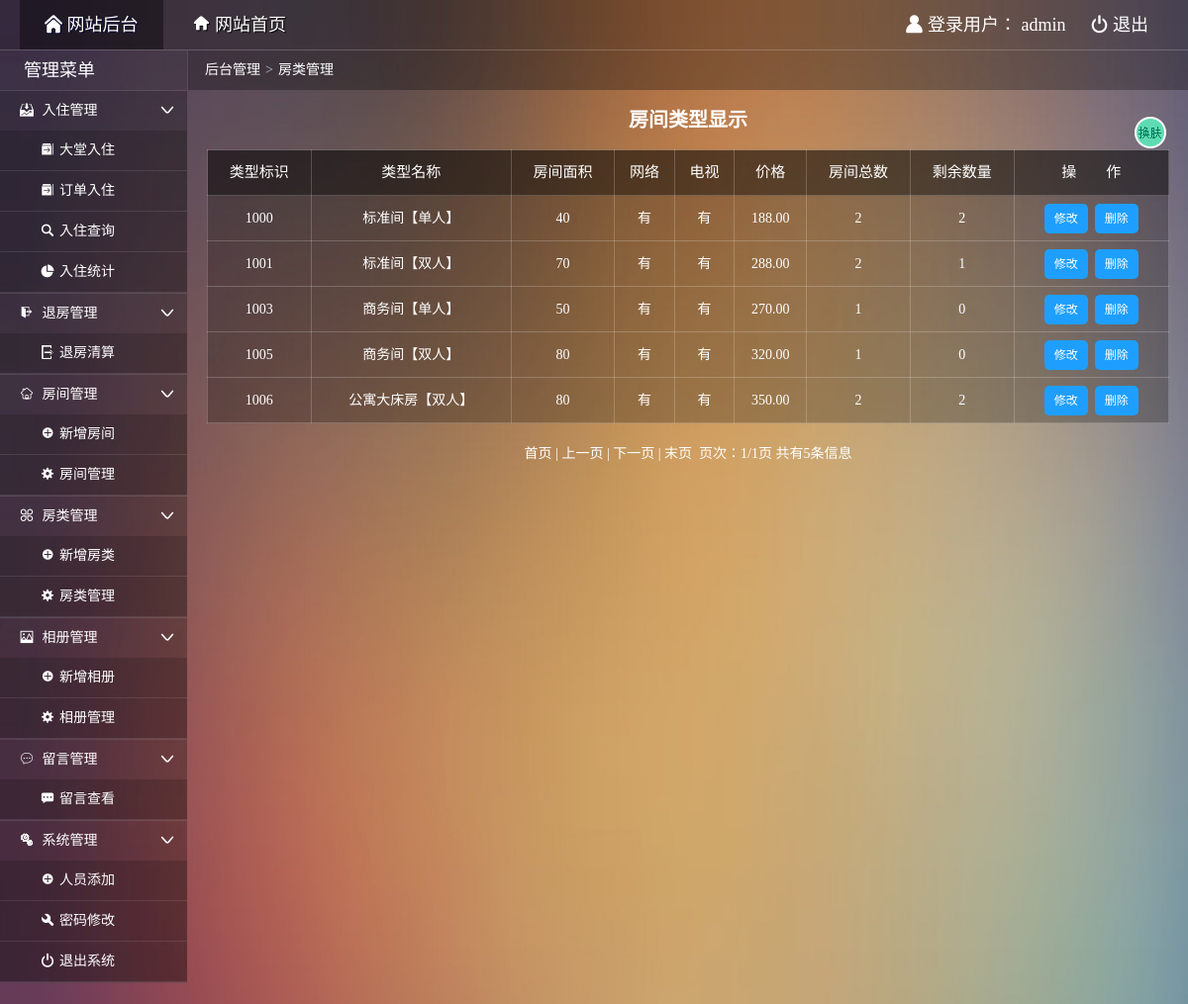
The page /admin/admin_rtypemgr.php (signed in) on the database its author committed.
### tables this page shows
CREATE TABLE IF NOT EXISTS `roomtype` (
  `typeid` int(4) NOT NULL auto_increment COMMENT '类型标识',
  `typename` varchar(20) NOT NULL COMMENT '类型名称',
  `area` varchar(2) NOT NULL COMMENT '房间面积',
  `hasNet` char(1) NOT NULL default '有' COMMENT '网络',
  `hasTV` char(1) NOT NULL default '有' COMMENT '有线电视',
  `price` decimal(8,2) NOT NULL COMMENT '价格',
  `totalnum` int(4) NOT NULL COMMENT '房间数量',
  `leftnum` int(4) NOT NULL COMMENT '剩余数量',
  PRIMARY KEY  (`typeid`)
);

### admin/admin_rtypemgr.php (the view, shortened to what this page needs)
<!doctype html>
<html>
<head>
  <link rel="stylesheet" type="text/css" href="css/common.css"/>
  <link rel="stylesheet" type="text/css" href="css/main.css"/>
</head>
<body>
  <div class="topbar-wrap white">
    <div class="topbar-inner clearfix">
      <div class="topbar-logo-wrap clearfix">
        <ul class="navbar-list clearfix">
          <li><a class="on" href="admin_index.php"><i class="icon-font">&#xe622;</i> 网站后台</a></li>
          <li><a href="../index.php" target="_blank"><i class="icon-font">&#xe681;</i> 网站首页</a></li>
        </ul>
      </div>
      <div class="top-info-wrap">
        <ul class="top-info-list clearfix">
          <li><i class="icon-font">&#xe607;</i> 登录用户：
            <?php
            if($_SESSION["aname"]){
              echo $_SESSION["aname"];
            }else{
              header("location:index.php");
              exit;
            }
            ?>
            </li>
          <li><a href="admin_logout.php"><i class="icon-font">&#xe638;</i> 退出</a></li>
        </ul>
      </div>
    </div>
  </div>
  <div class="container clearfix">
    <div class="main-wrap">
      <div class="crumb-wrap">
        <div class="crumb-list"><i class="icon-font"></i><a href="admin_index.php">后台管理</a><span class="crumb-step">&gt;</span><span class="crumb-name">房类管理</span></div>
      </div>
      <div class="search-wrap">房间类型显示</div>
      <div class="result-wrap">
        <div class="result-content">
          <table class="result-tab" width="100%">
            <tr>
              <th class="tc">类型标识</th>
              <th class="tc">类型名称</th>
              <th class="tc">房间面积</th>
              <th class="tc">网络</th>
              <th class="tc">电视</th>
              <th class="tc">价格</th>
              <th class="tc">房间总数</th>
              <th class="tc">剩余数量</th>
              <th class="tc">操&emsp;&emsp;作</th>
            </tr>
            <?php
              require("../dbconnect.php");
              $pagesize = 10;
              $sql = "select * from roomtype";
              $rs=mysqli_query($db_link,$sql);
              $recordcount=mysqli_num_rows($rs);
              $pagecount=($recordcount-1)/$pagesize+1;
              $pagecount=(int)$pagecount;
              $pageno=@$_GET["pageno"];
              if($pageno=="")
              {
                  $pageno=1;
              }
              $startno=($pageno-1)*$pagesize;
              $sql = "select * from roomtype order by typeid asc limit $startno,$pagesize";
              $rs=mysqli_query($db_link,$sql);
              while($rows=mysqli_fetch_assoc($rs))
              {?>
              <tr>
                <td class='tc'><?php echo $rows["typeid"] ?></td>
                <td class='tc'><?php echo $rows["typename"] ?></td>
                <td class='tc'><?php echo $rows["area"] ?></td>
                <td class='tc'><?php echo $rows["hasNet"] ?></td>
                <td class='tc'><?php echo $rows["hasTV"] ?></td>
                <td class='tc'><?php echo $rows["price"] ?></td>
                <td class='tc'><?php echo $rows["totalnum"] ?></td>
                <td class='tc'><?php echo $rows["leftnum"] ?></td>
                <td class='tc'>
                  <a href='admin_rtypemod.php?rid=<?php echo $rows["typeid"] ?>'  class='link-update'>修改</a>&nbsp;&nbsp;<a href='delete.php?rid=<?php echo $rows["typeid"] ?>' class='link-del''>删除</a>
                </td>
              </tr>
            <?php } ?>
          </table>
          <div class="list-page">
              <?php
                if($pageno==1)
                {
                  if($recordcount>$pagesize){
                    echo "首页 | 上一页 | <a href='?pageno=".($pageno+1)."'>下一页</a> | <a href='?pageno=".$pagecount."'>末页</a>";
                  }else{
                    echo "首页 | 上一页 | 下一页 | 末页";
                  }
                }
                echo "&nbsp;&nbsp;页次：".$pageno."/".$pagecount."页&nbsp;共有".$recordcount."条信息";
              ?>
          </div>
        </div>
      </div>
    </div>
  </div>
</body>
</html>

### admin/css/common.css (style rules this page uses)
html { height:100%; }
body { width:100%;font:14px/1.5 '微软雅黑';word-wrap:break-word;word-break:break-all;-webkit-text-size-adjust:none;background-color: #54364a;background-repeat: no-repeat;background-size:100% 200%;color:#fff; }
body,dl,dd,h1,h2,h3,h4,h5,h6,p,form,ul,ol,blockquote { margin:0 }
table { border-collapse:collapse;border-spacing:0 }
em,i,cite,blockquote { font-style:normal }
ul,ol,li { list-style:none outside;padding:0 }
h1,h2,h3,h4,h5,h6 { font-size:100% }
a { color:#fff;text-decoration:none;outline:0 }
.tc { text-align:center; }
.clearfix:after { content:".";display:block;height:0;clear:both;visibility:hidden; }
.clearfix { *height:1%; }
.white,.white a:link,.white a:visited { color:#fff; }
.icon-font { font-family:'iconfont'; speak:none; font-weight:400; font-style:normal; font-variant:normal; text-transform:none; line-height:1; -webkit-font-smoothing:antialiased; }
.topbar-wrap { height:50px;line-height:50px;background:rgba(0, 0, 0, 0.3);border-bottom: 1px solid rgba(255, 255, 255, 0.2); }
.topbar-logo-wrap { float:left; }
.topbar-inner { font-size:18px;padding:0 20px; }
.navbar-list { float:left; }
.top-info-wrap { float:right; }
.navbar-list li { float:left; }
.navbar-list li a { float:left;margin-right:5px;padding:0 25px;text-shadow:1px 1px 1px #000; }
.navbar-list li a.on { color:#fff;text-shadow:1px 1px 1px #003;background:rgba(0,0,0,0.4); }
.top-info-list li { float:left; }
.top-info-list li a { float:left;margin-left:5px;padding:0 20px;display:inline;zoom:1; }
.list-page { padding:20px 0;text-align:center; }

### admin/css/main.css (style rules this page uses)
.sidebar-wrap { float: left;width: 189px;background: rgba(0, 0, 0, 0.20); }
.main-wrap { margin-left: 190px;min-height:100%; }
.sidebar-title { border-bottom: 1px solid rgba(255, 255, 255, 0.1);height: 40px;line-height: 40px;text-indent:1em;font-size: 24px;text-align: left; }
.sidebar-title h1 { font-weight: normal;font-size:18px; }
.sidebar-list li { background-color: rgba(0, 0, 0, 0.1);border-bottom: 1px solid rgba(255, 255, 255, 0.1); }
.sidebar-list li .icon-font { margin-right: 5px;color: #fff;font-size: 14px; }
.sidebar-list li a { padding: 0 15px 0 20px;display: block;color:#fff;height: 40px;line-height: 40px;position: relative; }
.sub-menu { background:rgba(0, 0, 0, 0.15); }
.sub-menu li { padding-left: 21px;background-color: rgba(0, 0, 0, 0.01);border-bottom: 1px solid rgba(255, 255, 255, 0.1); }
.sub-menu .icon-font { font-size: 11px; }
.crumb-wrap { height: 40px;line-height: 39px;background: rgba(0,0,0,0.3); }
.crumb-list { padding-left: 12px; }
.crumb-step { margin: 0 5px;color: #b2c2e0;font-family: serif; }
.search-wrap { padding: 15px 0;border-bottom: 1px solid #e5e5e5; }
.result-wrap { padding:0 19px; }
.result-tab { border-collapse:collapse;background-color: rgba(0,0,0,0.25); }
.result-tab th { font-weight: normal;font-size: 15px;background:rgba(0,0,0,0.4); }
.result-tab th,.result-tab td { padding:5px;border:1px solid rgba(255,255,255,0.2); }
.result-tab tr { line-height:35px;transition:all,.3s,ease; }
.result-tab .tc { text-align: center; }
.tc>a { background-color: #1E9FFF; display: inline-block; text-align: center; height: 30px; line-height: 30px; padding: 0 10px 0; border-radius: 5px; font-size: 12px; }
.search-wrap { font-weight: 700;padding: 15px 0 15px;color:#fff;text-align:center;font-size:20px;border:none; }
.icon { position: absolute; right: 8px; top: 12px; }
.set-btn { width: 32px;height: 32px;cursor: pointer;position: fixed;right: 22px;top: 118px;overflow: hidden;background-image: url(../img/s1.png);animation:setbtn 4s linear 0s infinite; }

### rows shown on the page
roomtype: typeid "1000", typename "标准间【单人】", area "40", hasNet "有", hasTV "有", price "188.00", totalnum "2", leftnum "2"
roomtype: typeid "1001", typename "标准间【双人】", area "70", hasNet "有", hasTV "有", price "288.00", totalnum "2", leftnum "1"
roomtype: typeid "1003", typename "商务间【单人】", area "50", hasNet "有", hasTV "有", price "270.00", totalnum "1", leftnum "0"
roomtype: typeid "1005", typename "商务间【双人】", area "80", hasNet "有", hasTV "有", price "320.00", totalnum "1", leftnum "0"
roomtype: typeid "1006", typename "公寓大床房【双人】", area "80", hasNet "有", hasTV "有", price "350.00", totalnum "2", leftnum "2"

### other values the page prints
$_SESSION["aname"] "admin"
$pageno "1"
$pagecount "1"
$recordcount "5"
